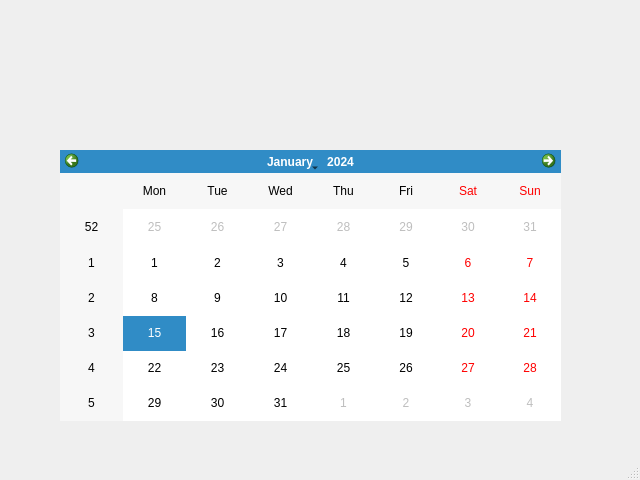
<?xml version="1.0" encoding="UTF-8"?>
<ui version="4.0">
 <class>MainWindow</class>
 <widget class="QMainWindow" name="MainWindow">
  <property name="geometry">
   <rect>
    <x>0</x>
    <y>0</y>
    <width>640</width>
    <height>480</height>
   </rect>
  </property>
  <property name="windowTitle">
   <string>MainWindow</string>
  </property>
  <property name="styleSheet">
   <string notr="true"/>
  </property>
  <widget class="QWidget" name="centralwidget">
   <widget class="QCalendarWidget" name="calendarWidget">
    <property name="geometry">
     <rect>
      <x>60</x>
      <y>150</y>
      <width>501</width>
      <height>271</height>
     </rect>
    </property>
    <property name="styleSheet">
     <string notr="true">background-color = yellow;</string>
    </property>
   </widget>
  </widget>
  <widget class="QMenuBar" name="menubar">
   <property name="geometry">
    <rect>
     <x>0</x>
     <y>0</y>
     <width>640</width>
     <height>21</height>
    </rect>
   </property>
  </widget>
  <widget class="QStatusBar" name="statusbar"/>
 </widget>
 <resources/>
 <connections/>
</ui>
